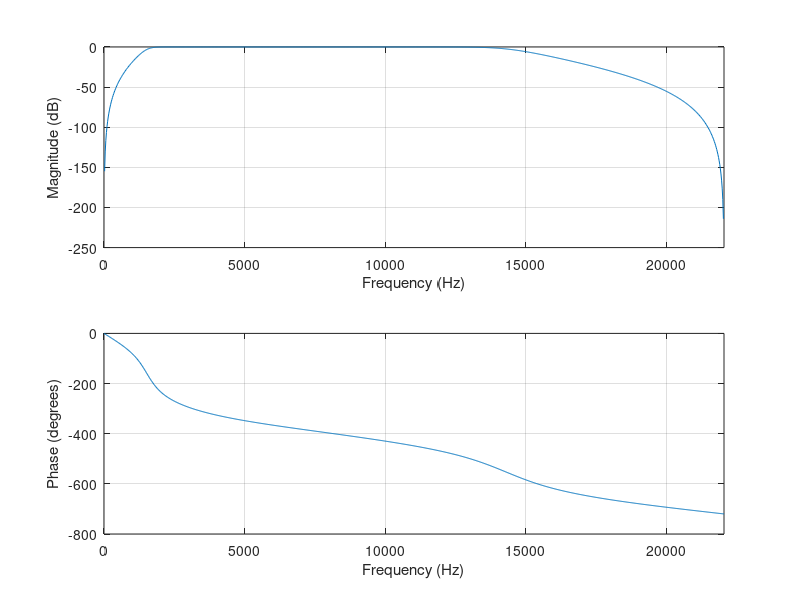

The MATLAB script that drew this image:
Wp = [2200 12000]/22050
Rp = 0.005; Rs = 1000;
[n, Wc] = cheb1ord(Wp, [0, 1], Rp, Rs)
[a, b] = cheby1(n, Rp, Wc)
freqz(a,b,1024,44100);
